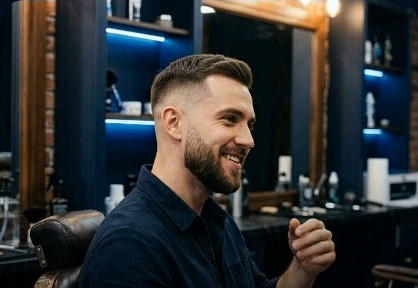
#> input picture fadelab/assets/img/lowfade.jpg, 418 x 288 px, given in place of ac0ce6e0-image.jpg, which was not available
$ python intro.py ../assets/img/lowfade.jpg
#> lines starting #> are read from the running program, lines starting #| are printed output that depends on the picture; pictures that were not available may be replaced by others from this repository, and a replacement may not be noted
import math, os, sys
import numpy as np
from PIL import Image, ImageFilter
from multiprocessing import Pool

UP = "/root/.claude/uploads/328cade7-023f-543b-bf3e-a6002aa693af/"
SP = "/tmp/claude-0/-home-user-jeselrosario/328cade7-023f-543b-bf3e-a6002aa693af/scratchpad/"
OUT = SP + "final/"
W, H, FPS, DUR = 1920, 1080, 30, 20
os.makedirs(OUT, exist_ok=True)
BG = np.array([250, 252, 250], float)
NAVY = np.array([5, 13, 32], float)
PAD = 1100

desk_orig = Image.open(UP + "ac0ce6e0-image.jpg").convert("RGB")
#> desk_orig is the input picture: PIL image 418x288 RGB; mean R, G, B 48.7, 50.6, 51.5
desk = np.array(desk_orig).astype(float)
X0, X1, Y0, Y1 = 1555, 2625, 815, 1110
base = desk.copy()
base[Y0:Y1, X0:X1] = BG
mask = np.zeros(desk.shape[:2]); mask[Y0:Y1, X0:X1] = 1
mask = np.array(Image.fromarray((mask * 255).astype(np.uint8)).filter(ImageFilter.GaussianBlur(6))) / 255.0
base = desk * (1 - mask[..., None]) + base * mask[..., None]
base = np.clip(base, 0, 255).astype(np.uint8)
padded = np.pad(base, ((PAD, PAD), (PAD, PAD), (0, 0)), mode="reflect")
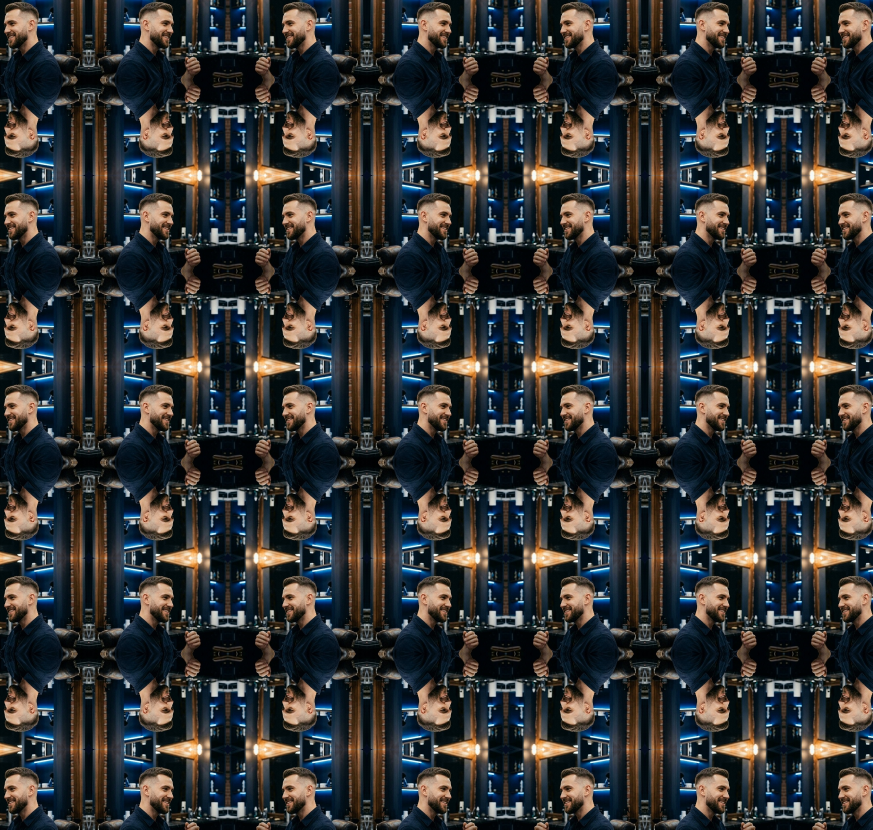
#> padded: shape (2488, 2618, 3) (shown at 1/3 size); mean R, G, B 49.7, 51.3, 51.9
BASE_FULL = Image.fromarray(padded)
BASE_HALF = BASE_FULL.resize((BASE_FULL.width // 2, BASE_FULL.height // 2), Image.LANCZOS)
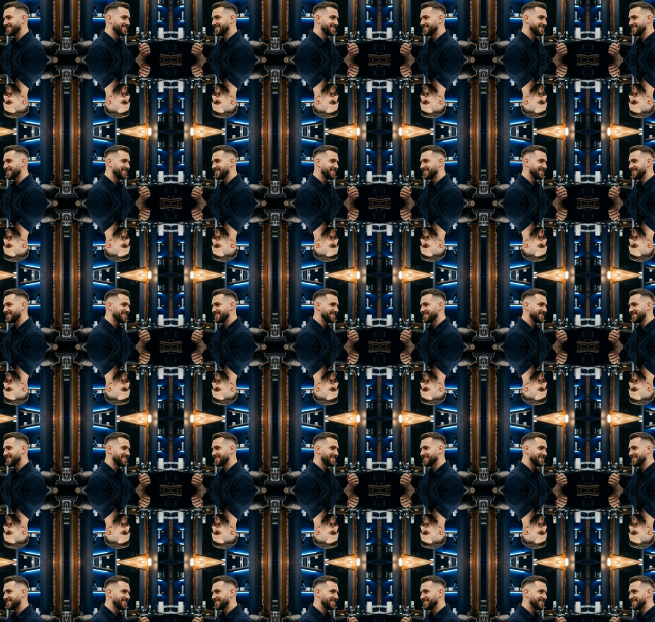
#> BASE_HALF: PIL image 1309x1244 RGB (shown at 1/2 size); mean R, G, B 49.8, 51.3, 51.9


def letter_layer(x0, x1):
#> called with x0 = 1921, x1 = 2030
    pad = 14
    c = np.array(desk_orig.crop((x0 - pad, Y0, x1 + pad, Y1))).astype(float)
#> c: shape (295, 137, 3) float64; every value is 0
    c = np.clip(c * 255.0 / BG * 255.0 / 238.0, 0, 255)
    return Image.fromarray(c.astype(np.uint8)), (x0 - pad, Y0)


SEGS = {"s": (1921, 2030), "c1": (2031, 2152), "e": (2153, 2284), "n": (2285, 2410), "t": (2411, 2505), "c2": (2506, 2610)}
LAYERS = {k: letter_layer(*v) for k, v in SEGS.items()}
#> in letter_layer (call 2), `c = np.array(desk_orig.crop((x0 - pad, Y0, x1 + pad, Y1))).astype(float)`: c: shape (295, 149, 3) float64; every value is 0
#> in letter_layer (call 3), `c = np.array(desk_orig.crop((x0 - pad, Y0, x1 + pad, Y1))).astype(float)`: c: shape (295, 159, 3) float64; every value is 0
#> in letter_layer (call 4), `c = np.array(desk_orig.crop((x0 - pad, Y0, x1 + pad, Y1))).astype(float)`: c: shape (295, 153, 3) float64; every value is 0
#> in letter_layer (call 5), `c = np.array(desk_orig.crop((x0 - pad, Y0, x1 + pad, Y1))).astype(float)`: c: shape (295, 122, 3) float64; every value is 0
#> in letter_layer (call 6), `c = np.array(desk_orig.crop((x0 - pad, Y0, x1 + pad, Y1))).astype(float)`: c: shape (295, 132, 3) float64; every value is 0
#> LAYERS = 6 items

logo = Image.open(UP + "2c658d90-image.png").convert("RGB")
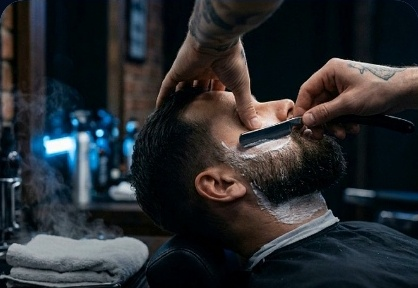
#> input picture fadelab/assets/img/navaja.jpg, 418 x 288 px, given in place of 2c658d90-image.png, which was not available
#> logo is the input picture: PIL image 418x288 RGB; mean R, G, B 40.3, 43.6, 47.3
lg = np.array(logo).astype(int)
ys, xs = np.where((250 - lg.min(2)) > 60)
LB = (xs.min(), ys.min(), xs.max(), ys.max())
#> LB = (0, 0, 417, 287)
LCX, LCY = (LB[0] + LB[2]) / 2, (LB[1] + LB[3]) / 2
#> LCX = 208.5; LCY = 143.5
LW = LB[2] - LB[0]
#> LW = 417
ys2, xs2 = np.where((250 - desk[Y0:Y1, 1572:1921].min(2)) > 60)
#> ys2 = empty array; xs2 = empty array
#> (the run stopped early here; a loop or call above may not have finished)
